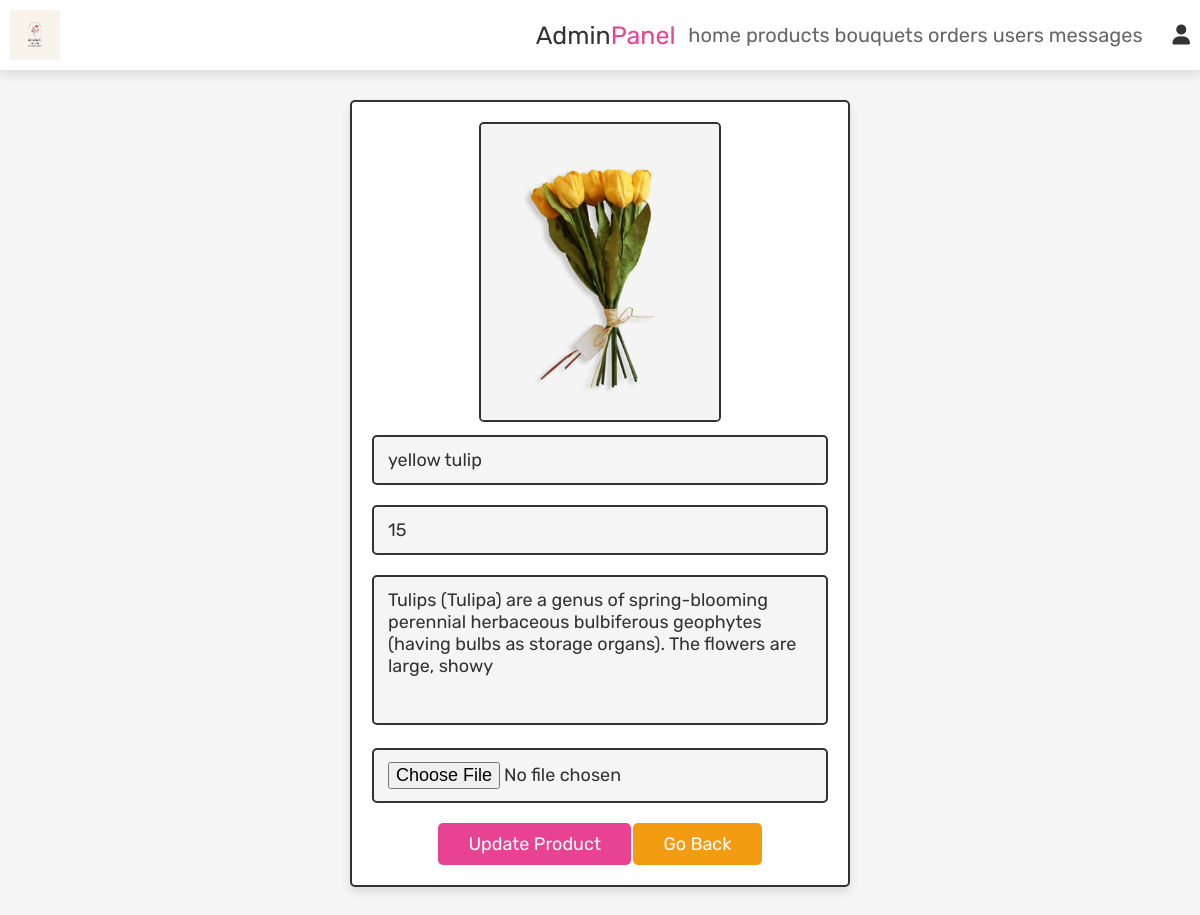
The page /admin_update_product.php?update=28 (signed in) on the database its author committed.
### tables this page shows
CREATE TABLE `products` (
  `id` int(100) NOT NULL,
  `name` varchar(100) NOT NULL,
  `details` varchar(500) NOT NULL,
  `price` int(100) NOT NULL,
  `image` varchar(100) NOT NULL
);

### admin_update_product.php (the view, shortened to what this page needs)
<?php
@include 'config.php';
?>
<!DOCTYPE html>
<html lang="en">
<head>
   <link rel="stylesheet" href="https://cdnjs.cloudflare.com/ajax/libs/font-awesome/6.0.0/css/all.min.css">
   <link rel="stylesheet" href="css/admin_style.css">
</head>
<body>
<?php @include 'admin_header.php'; ?>
<section class="update-product">
<?php
   $update_id = $_GET['update'];
   $select_products = mysqli_query($conn, "SELECT * FROM `products` WHERE id = '$update_id'") or die('query failed');
   if(mysqli_num_rows($select_products) > 0){
      while($fetch_products = mysqli_fetch_assoc($select_products)){
?>
<form action="" method="post" enctype="multipart/form-data">
   <img src="uploaded_img/<?php echo $fetch_products['image']; ?>" class="image"  alt="">
   <input type="text" class="box" value="<?php echo $fetch_products['name']; ?>" required placeholder="update product name" name="name">
   <input type="number" min="0" class="box" value="<?php echo $fetch_products['price']; ?>" required placeholder="update product price" name="price">
   <textarea name="details" class="box" required placeholder="update product details" cols="30" rows="10"><?php echo $fetch_products['details']; ?></textarea>
   <input type="file" accept="image/jpg, image/jpeg, image/png" class="box" name="image">
   <input type="submit" value="update product" name="update_product" class="btn">
   <a href="admin_products.php" class="option-btn">go back</a>
</form>
<?php
      }
   }else{
      echo '<p class="empty">no update product select</p>';
   }
?>
</section>
</body>
</html>

### css/admin_style.css (style rules this page uses)
:root { --pink:#e84393; --red:#c0392b; --orange:#f39c12; --black:#333; --white:#fff; --light-color:#666; --light-white:#ccc; --light-bg:#f5f5f5; --border:.2rem solid var(--black); --box-shadow:0 .5rem 1rem rgba(0,0,0,.1); }
* { font-family: 'Rubik', sans-serif; margin:0; padding:0; box-sizing: border-box; outline: none; border:none; text-decoration: none; transition:all .2s linear; }
html { font-size: 62.5%; overflow-x: hidden; scroll-behavior: smooth; scroll-padding-top: 6.5rem; }
body { background: var(--light-bg); }
section { padding:3rem 2rem; }
.btn, .delete-btn, .option-btn { display: inline-block; border-radius: .5rem; margin-top: 1rem; font-size: 1.8rem; color:var(--white); cursor: pointer; padding:1rem 3rem; text-transform: capitalize; }
.btn { background-color: var(--pink); }
.option-btn { background-color: var(--orange); }
.update-product form { max-width: 50rem; border-radius: .5rem; background-color: var(--white); border:var(--border); padding:2rem; text-align: center; margin:0 auto; box-shadow: var(--box-shadow); }
.update-product form .box { width: 100%; margin:1rem 0; font-size: 1.8rem; color:var(--black); border-radius: .5rem; background-color: var(--light-bg); padding:1.2rem 1.4rem; border:var(--border); }
.update-product form textarea { height: 15rem; resize: none; }
.update-product .image { height: 30rem; border:var(--border); border-radius: .5rem; }

### rows shown on the page
products: image (picture), name "yellow tulip", price "15", details "Tulips (Tulipa) are a genus of spring-blooming perennial herbaceous bulbiferous geophytes (having bulbs as storage organs). The flowers are large, showy"
